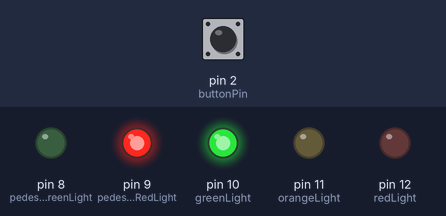
A sketch run on a simulated Arduino Uno, built with avr-gcc and run on an emulated ATmega328P. Parts: output pins drawn as LEDs (lit = HIGH). The test bench sets the inputs (shaded band); at power-on: pin 2 (buttonPin) LOW.

Above: at 11.1 s.
18.1 s: pin 2 (buttonPin) pulled HIGH for 3 s
At 22.8 s:
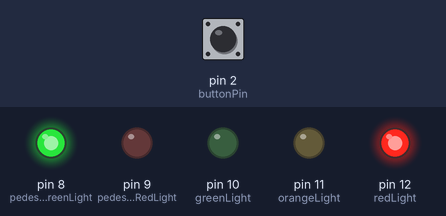
At 32.0 s:
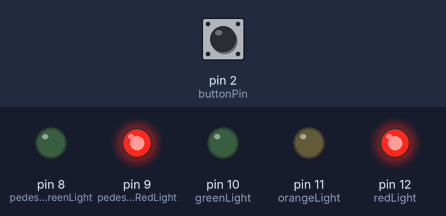
Timing chart, 0 to 34.6 s (numbered marks = the images above; inputs shaded):
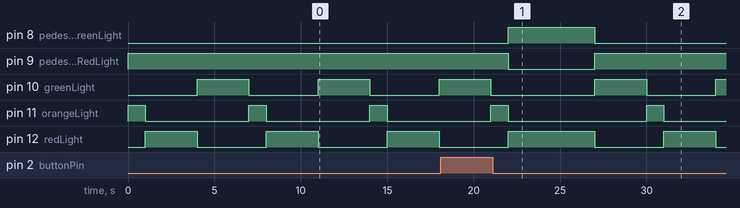

Measured:
- after the input at 18.1 s, pin 8 (pedestrianGreenLight): LOW → HIGH after 3.9 s, → LOW 5.0 s later; pin 9 (pedestrianRedLight): HIGH → LOW after 3.9 s, → HIGH 5.0 s later; pin 11 (orangeLight): LOW → HIGH after 11.9 s, → LOW 1.0 s later
- by itself, pin 10 (greenLight), pin 12 (redLight): alternates HIGH for 3.0 s and LOW for 4.0 s
- by itself, pin 11 (orangeLight): alternates HIGH for 1.0 s and LOW for 6.0 s

The sketch:

Feu_Tricolore.ino
```cpp
/*
  TP02 MOOC Programmer un objet avec Arduino - Feu Tricolore
*/

const int redLight = 12;
const int orangeLight = 11;
const int greenLight = 10;
const int buttonPin = 2;
const int pedestrianRedLight = 9;
const int pedestrianGreenLight = 8;
int buttonState = 0;

// Initialisation des entrées-sorties
void setup() {

  pinMode(redLight, OUTPUT);
  pinMode(orangeLight, OUTPUT);
  pinMode(greenLight, OUTPUT);
  pinMode(buttonPin, INPUT);
  pinMode(pedestrianRedLight, OUTPUT);
  pinMode(pedestrianGreenLight, OUTPUT);

}

// Fonction boucle qui tourne indéfiniment
void loop() {

      digitalWrite(pedestrianRedLight, HIGH);     // Rouge pour les piétons
      digitalWrite(pedestrianGreenLight, LOW);

      digitalWrite(redLight, LOW);                // Orange pour les voitures
      digitalWrite(orangeLight, HIGH);
      digitalWrite(greenLight, LOW);

      delay(1000);                               // Attente 1 seconde

      digitalWrite(redLight, HIGH);              // Rouge pour les voitures
      digitalWrite(orangeLight, LOW);
      delay(3000);                               // Attente 3 secondes

      digitalWrite(redLight, LOW);               // Vert pour les voitures
      digitalWrite(greenLight, HIGH);
      delay(3000);                               // Attente 3 secondes

      buttonState = digitalRead(buttonPin);      // Enregistrement de l'état du bouton

      if(buttonState  == HIGH) {                 // Si le bouon est pressé
          digitalWrite(greenLight, LOW);              // Orange pour les voitures
          digitalWrite(orangeLight, HIGH);
          delay(1000);                                // Attente une seconde
          digitalWrite(redLight, HIGH);               // Rouge pour les voitures
          digitalWrite(orangeLight, LOW);
          digitalWrite(pedestrianRedLight, LOW);      // Vert pour les piétons
          digitalWrite(pedestrianGreenLight, HIGH);
          delay(5000);                                // Attente 5 secondes

          digitalWrite(pedestrianRedLight, HIGH);     // Rouge pour les piétons
          digitalWrite(pedestrianGreenLight, LOW);

          digitalWrite(redLight, LOW);               // Vert pour les voitures
          digitalWrite(greenLight, HIGH);
          delay(3000);                               // Attente 3 secondes
      }
}
```
